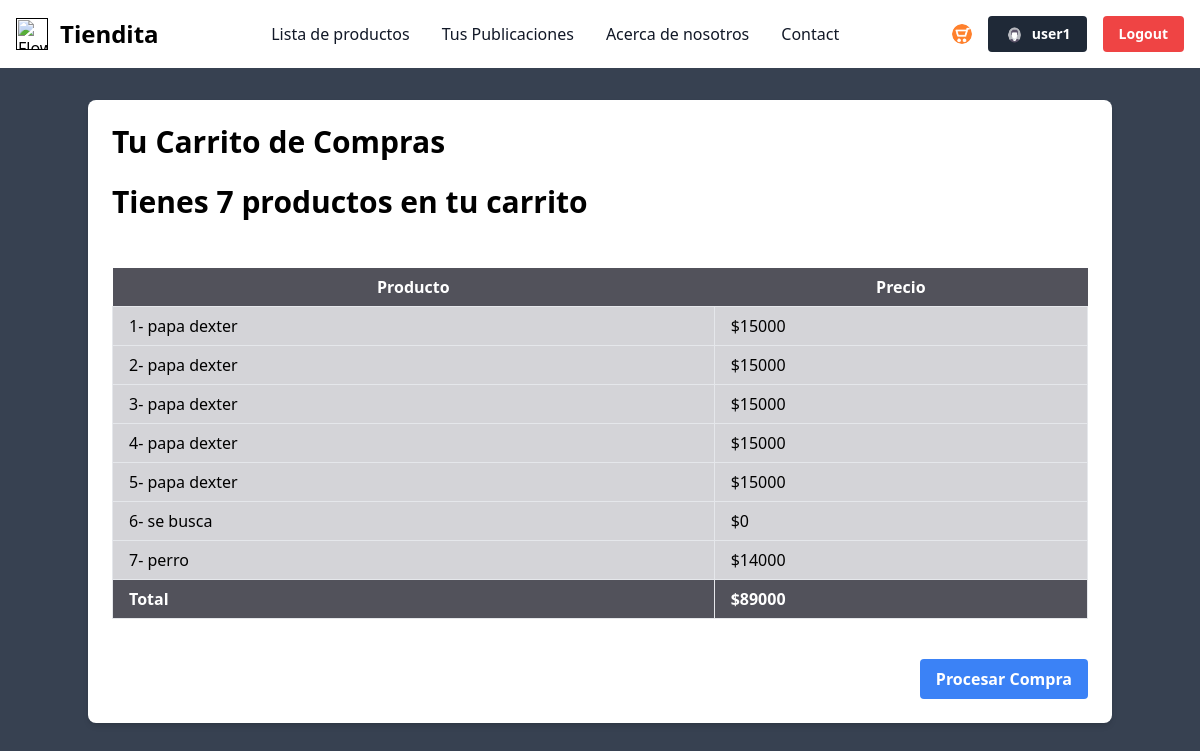
The page /tienda/carro-compra/1 (signed in) on the database its author committed.
### tienda/models.py (models this page shows)
class Compra(models.Model):
    nombreCompra = models.CharField(max_length=100, null=False)
    precioCompra = models.IntegerField(default=0, null=False)
    usuarioID = models.ForeignKey(User, on_delete=models.CASCADE)
    postID = models.ForeignKey(Post, on_delete=models.CASCADE)

### tienda/views.py (the view)
# urls.py: path("carro-compra/<int:user_id>", VerCarro.as_view(), name="carro"),
class VerCarro(View):
    def get(self, request, user_id, *args, **kwargs):
        compras = Compra.objects.filter(usuarioID__id=user_id)
        total_precio = sum(compra.precioCompra for compra in compras)
        total_compra = compras.count()
        context = {
            "compras": compras,
            "total_precio": total_precio,
            "total_compra": total_compra,
        }
        return render(request, "productos/carro_compra.html", context)

### templates/productos/carro_compra.html
{% extends "base.html" %}
{% load static %}
{% block content %}
<div class="container mx-auto mt-8 p-6 bg-white shadow-md rounded-lg">
    <h2 class="text-3xl font-bold mb-6">Tu Carrito de Compras</h2>
    {% if not compras %}
        <p class="text-center text-gray-600 mt-8">No tienes nada en el carro</p>
    {% else %}
    {% if total_compra == 1 %}
        <h2 class="text-3xl font-bold mb-6">Tienes {{total_compra}} producto en tu carrito</h2>
    {% else %}
        <h2 class="text-3xl font-bold mb-6">Tienes {{total_compra}} productos en tu carrito</h2>
    {% endif %}
    <br>
        <table class="min-w-full bg-white">
            <thead>
                <tr>
                    <th class="py-2 bg-zinc-600 text-white">Producto</th>
                    <th class="py-2 bg-zinc-600 text-white">Precio</th>
                </tr>
            </thead>
            <tbody>
                {% for compra in compras %}
                <tr>
                    <td class="border px-4 py-2 bg-zinc-300">{{ compra.id }}- {{ compra.nombreCompra }}</td>
                    <td class="border px-4 py-2 bg-zinc-300">${{ compra.precioCompra }}</td>
                </tr>
                {% endfor %}
                <tr>
                    <td class="border px-4 py-2 bg-zinc-600 text-white font-bold">Total</td>
                    <td class="border px-4 py-2 font-bold bg-zinc-600 text-white">${{ total_precio }}</td>
                </tr>
            </tbody>
        </table>
        <br>
        <div class="flex justify-end">
            <a href="#" class="mt-4 bg-blue-500 hover:bg-blue-700 text-white font-bold py-2 px-4 rounded">Procesar Compra</a>
        </div>
    {% endif %}
</div>
{% endblock content %}

### templates/base.html (shortened to what this page needs)
{% load static tailwind_tags %}
<html lang="en">
<head>
    {% tailwind_css %}
</head>
<body class="bg-gray-700">
<nav class="bg-white border-gray-200 dark:bg-gray-900">
    <div class="max-w-screen-xl flex flex-wrap items-center justify-between mx-auto p-4">
    <a href="" class="flex items-center space-x-3 rtl:space-x-reverse">
        <img src="https://flowbite.com/docs/images/logo.svg" class="h-8" alt="Flowbite Logo" />
        <span class="self-center text-2xl font-semibold whitespace-nowrap dark:text-white">Tiendita</span>
    </a>
    <div class="flex items-center md:order-2 space-x-3 md:space-x-0 rtl:space-x-reverse">
    <div class="flex items-center">
      {% if user.is_authenticated %}
      <a href="{% url "tienda:carro" user.id %}">
      <img class="w-5 h-5 rounded-full" src="/media/images/carroBlanco.png" alt=" img carro">
      </a>
      <a href="{% url 'tienda:userUpdate' user.pk %}">
        <button type="button" class="flex items-center text-sm ml-4 bg-gray-800 text-white font-bold  py-2 px-4 rounded" id="user-menu-button" aria-expanded="false" data-dropdown-toggle="user-dropdown" data-dropdown-placement="bottom">
            <img class="w-5 h-5 rounded-full" src="/media/images/usuario.png" alt="User Avatar">
            <span class="ml-2">{{ user.username  }}</span>
        </button>
      </a>
      <a href="{% url 'tienda:logout' %}" class="ml-4 text-sm bg-red-500 hover:bg-red-700 text-white font-bold py-2 px-4 rounded">Logout</a>
      {% endif %}
    </div>
    </div>
    <div class="items-center justify-between hidden w-full md:flex md:w-auto md:order-1" id="navbar-user">
      <ul class="flex flex-col font-medium p-4 md:p-0 mt-4 border border-gray-100 rounded-lg bg-gray-50 md:space-x-8 rtl:space-x-reverse md:flex-row md:mt-0 md:border-0 md:bg-white dark:bg-gray-800 md:dark:bg-gray-900 dark:border-gray-700">
        <li>
          <a href=" {% url "tienda:home" %}" class="block py-2 px-3 text-gray-900 rounded hover:bg-gray-100 md:hover:bg-transparent md:hover:text-blue-700 md:p-0 dark:text-white md:dark:hover:text-blue-500 dark:hover:bg-gray-700 dark:hover:text-white md:dark:hover:bg-transparent dark:border-gray-700">Lista de productos</a>
        </li>
        {% if user.is_authenticated %}
        <li>
          <a href="{% url "tienda:tusPost" user.id %}" class="block py-2 px-3 text-gray-900 rounded hover:bg-gray-100 md:hover:bg-transparent md:hover:text-blue-700 md:p-0 dark:text-white md:dark:hover:text-blue-500 dark:hover:bg-gray-700 dark:hover:text-white md:dark:hover:bg-transparent dark:border-gray-700">Tus Publicaciones</a>
        </li>
        {% endif %}
        <li>
          <a href="#" class="block py-2 px-3 text-gray-900 rounded hover:bg-gray-100 md:hover:bg-transparent md:hover:text-blue-700 md:p-0 dark:text-white md:dark:hover:text-blue-500 dark:hover:bg-gray-700 dark:hover:text-white md:dark:hover:bg-transparent dark:border-gray-700">Acerca de nosotros</a>
        </li>
        <li>
          <a href="#" class="block py-2 px-3 text-gray-900 rounded hover:bg-gray-100 md:hover:bg-transparent md:hover:text-blue-700 md:p-0 dark:text-white md:dark:hover:text-blue-500 dark:hover:bg-gray-700 dark:hover:text-white md:dark:hover:bg-transparent dark:border-gray-700">Contact</a>
        </li>
      </ul>
    </div>
    </div>
  </nav>
    {% block content %}{% endblock content %}
</body>
</html>

### rows shown on the page
Compra: id "1", nombreCompra "papa dexter", precioCompra "15000"
Compra: id "2", nombreCompra "papa dexter", precioCompra "15000"
Compra: id "3", nombreCompra "papa dexter", precioCompra "15000"
Compra: id "4", nombreCompra "papa dexter", precioCompra "15000"
Compra: id "5", nombreCompra "papa dexter", precioCompra "15000"
Compra: id "6", nombreCompra "se busca", precioCompra "0"
Compra: id "7", nombreCompra "perro", precioCompra "14000"

### other values the page prints
{{ user.username }} "user1"
{{ total_compra }} "7"
{{ total_precio }} "89000"
